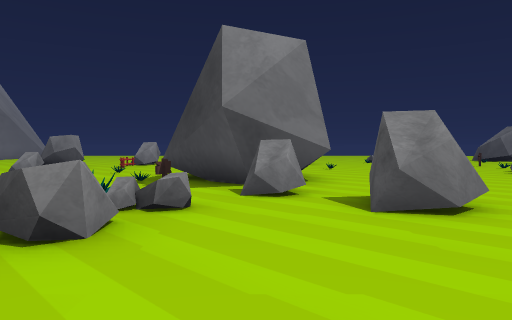
view 1 (above)

23 first-person views from a walk through a 3-D level made in the Godot game engine. The camera is 1.4 m above the floor, tilts 2° down and sees 70° across. The floor is counted in squares, 1.84 m on a side. Each view is taken from the middle of a square. On the plan, view 1 faces up. The plan holds only what a view shows up to about 11 squares ahead; the rest is blank. The place goes on beyond the plan. Characters and animated objects are not drawn.

view 2
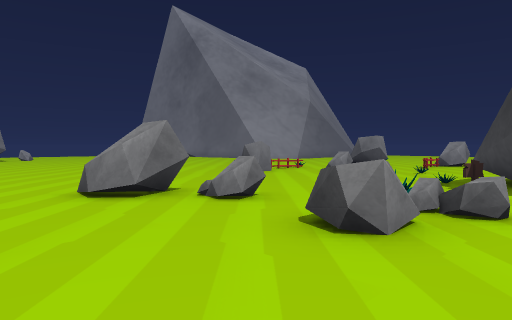

view 3
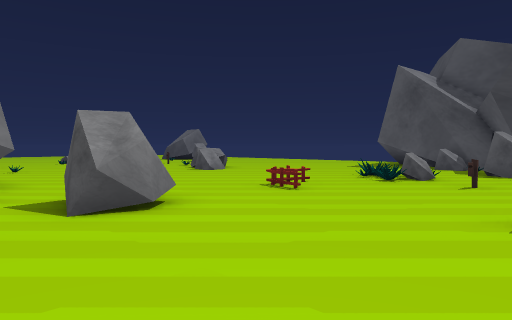

view 4
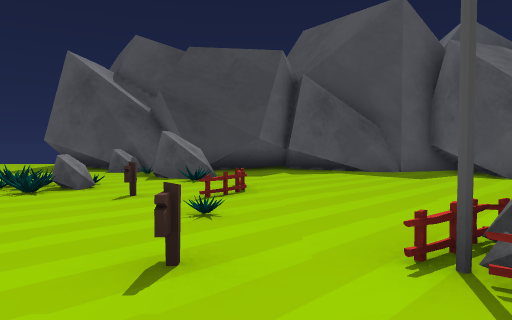

view 5
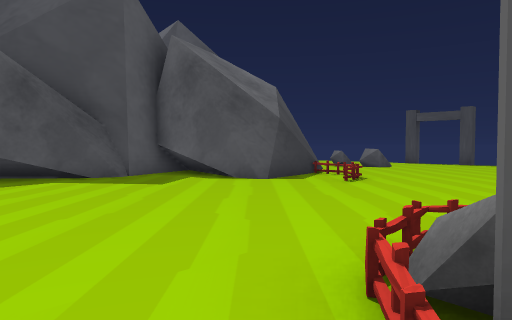

view 6
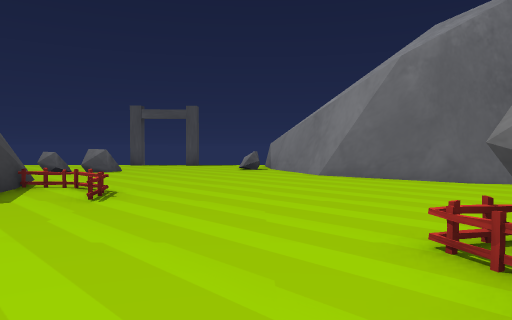

view 7
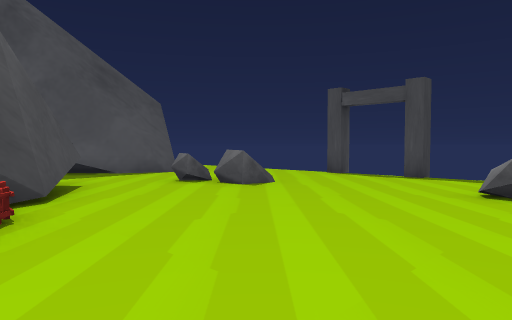

view 8
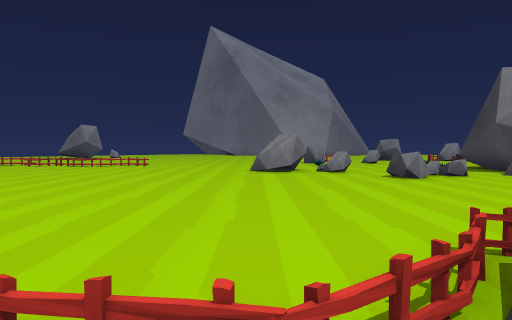

view 9
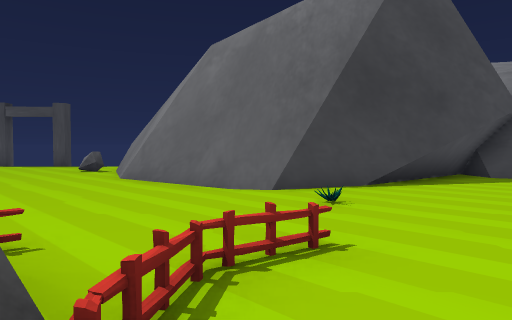

view 10
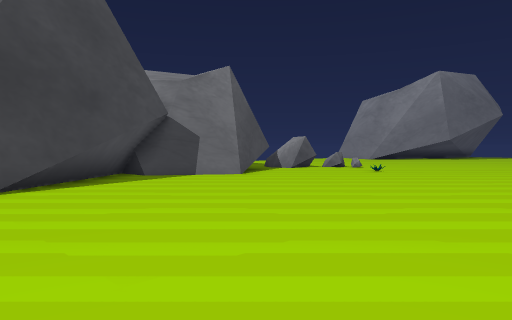

view 11
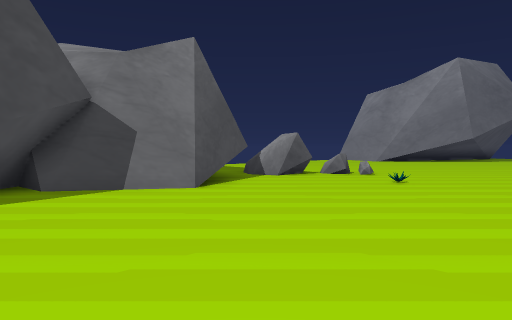

view 12
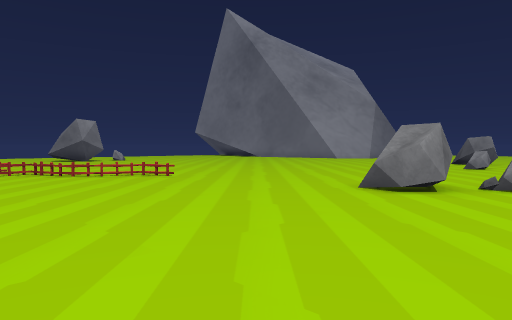

view 13
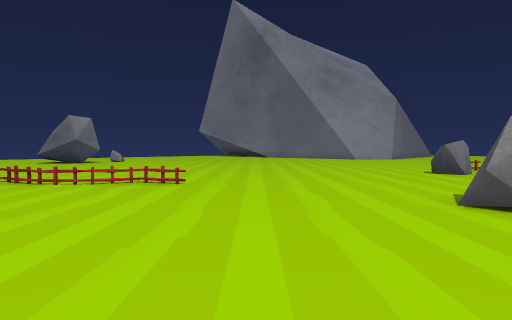

view 14
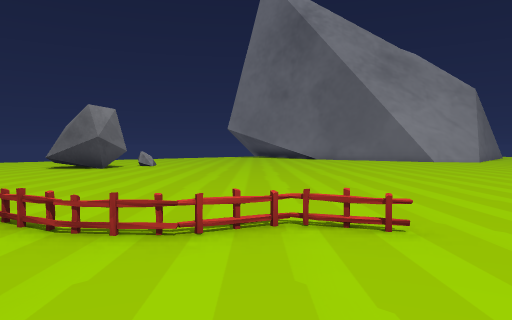

view 15
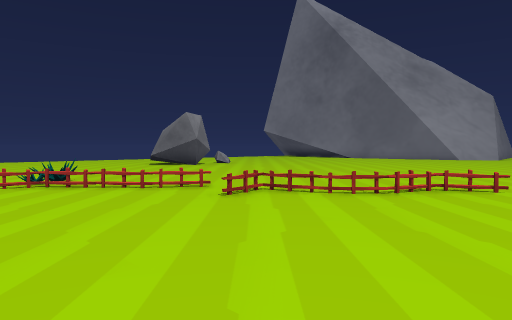

view 16
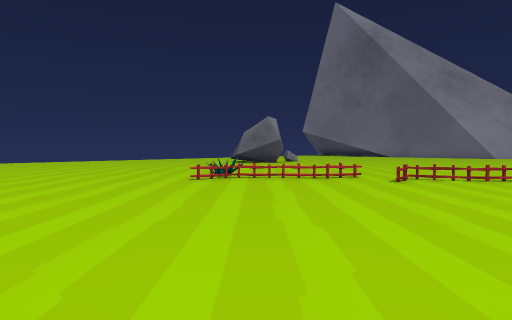

view 17
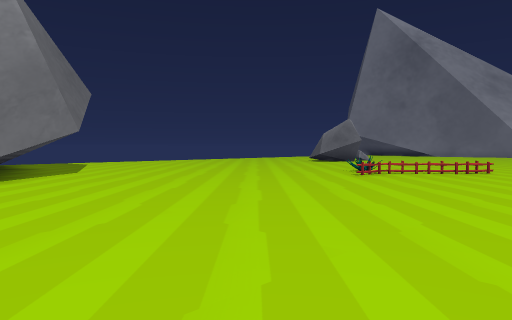

view 18
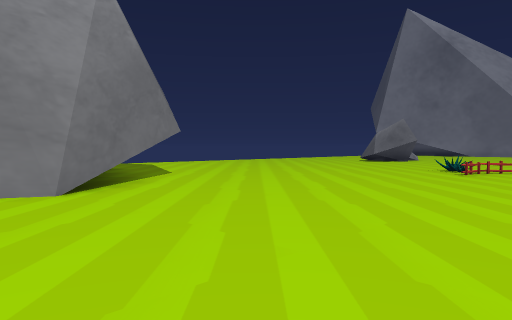

view 19
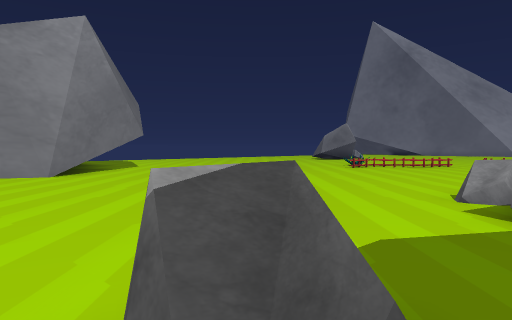

view 20
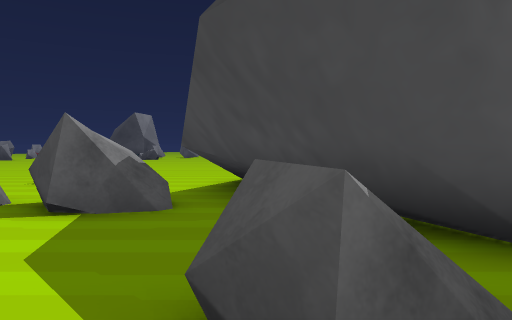

view 21
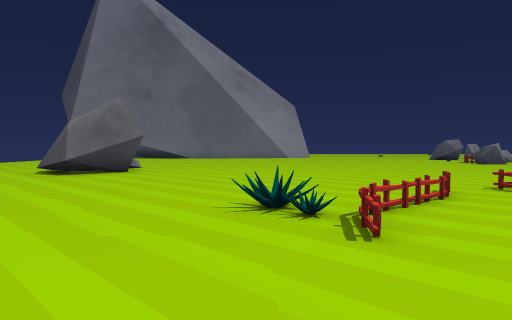

view 22
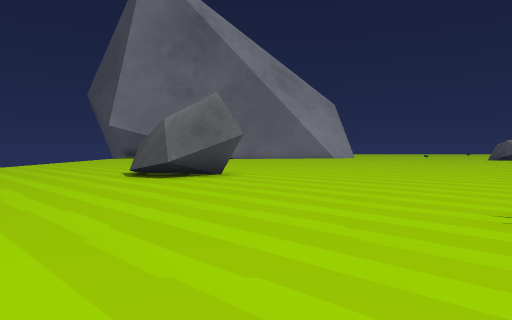

view 23
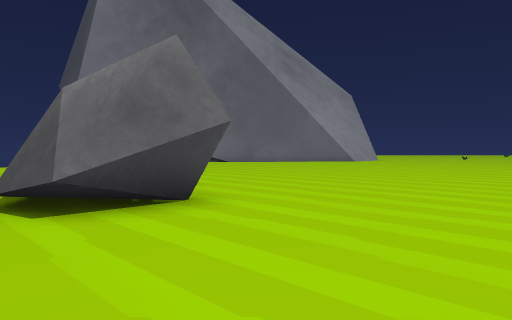

### Floor plan
Key: @ floor where view 1 was taken; # wall or solid block; x gap in a wall; . main floor; : floor 0.25 m higher than the main floor; / step, stairs or slope; = window, fence, low wall or low ledge; ^ raised ledge; S signpost; O other object.
Columns run from 25 left of view 1 to 14 right of it. Each row starts with its distance up from view 1.
  9   ............  x.    .#
  8   ............  #.... .## #.  ...
  7   ............ ...... .S.#.. .....
  6   ................=...  .^.. ......
  5   .................... =O..##..=..=.
  4    ..................^........=../=...^
  3 #=#................#...^..........=....
  2 .#.................=.............S..^#
  1 .............=...............S.....==..
  0 ............=............@.......==....
 -1 ...........==..............  #.........
 -2 .........=.=...............  ==........#
 -3 ......=.=..................# #=........#
 -4  ......=...................###.........#
 -5  ......=..................=###.........#
 -6    .................................####
 -7   .................................##
 -8   .......................:........=##
 -9   ................................=###
-10  ............=...........###.........##
-11 ##...........#...##....### ##...........
-12  ##..........##.########    ##..........
-13   ##..........^##            #......^^..
-14    #...........#             ##.....^...
-15    #...........#              #=.....
-16       .......^.#                .....
-17            ....                 .....
-18                                   x x

Positions as (right, up) in squares from view 1, and headings:
1: (0, 0), facing up
2: (0, 0), facing up-left
3: (0, 0), facing up-right
4: (2, 0), facing right
5: (4, 0), facing down-right
6: (6, -2), facing down
7: (5, -8), facing down-right
8: (2, -6), facing up-left
9: (1, -3), facing down
10: (0, -3), facing down-left
11: (-3, -5), facing down-left
12: (-3, -4), facing up-left
13: (-5, -3), facing up-left
14: (-10, -2), facing up-left
15: (-10, -6), facing up-left
16: (-11, -10), facing up-left
17: (-13, -14), facing up-left
18: (-15, -16), facing up-left
19: (-11, -17), facing up-left
20: (-13, -17), facing up-right
21: (-19, -8), facing up
22: (-22, -7), facing up
23: (-22, -2), facing up
